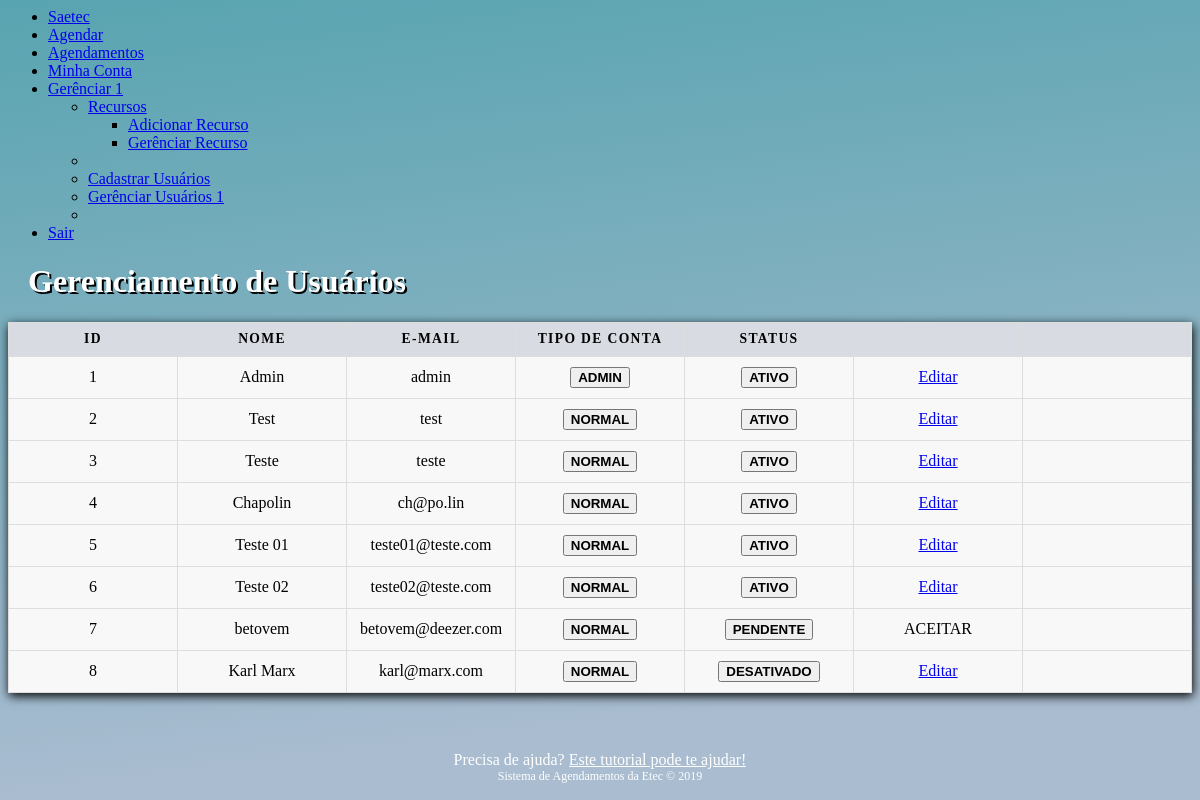
The page /home/admin/gerenciar.php (signed in) on the database as committed earlier.
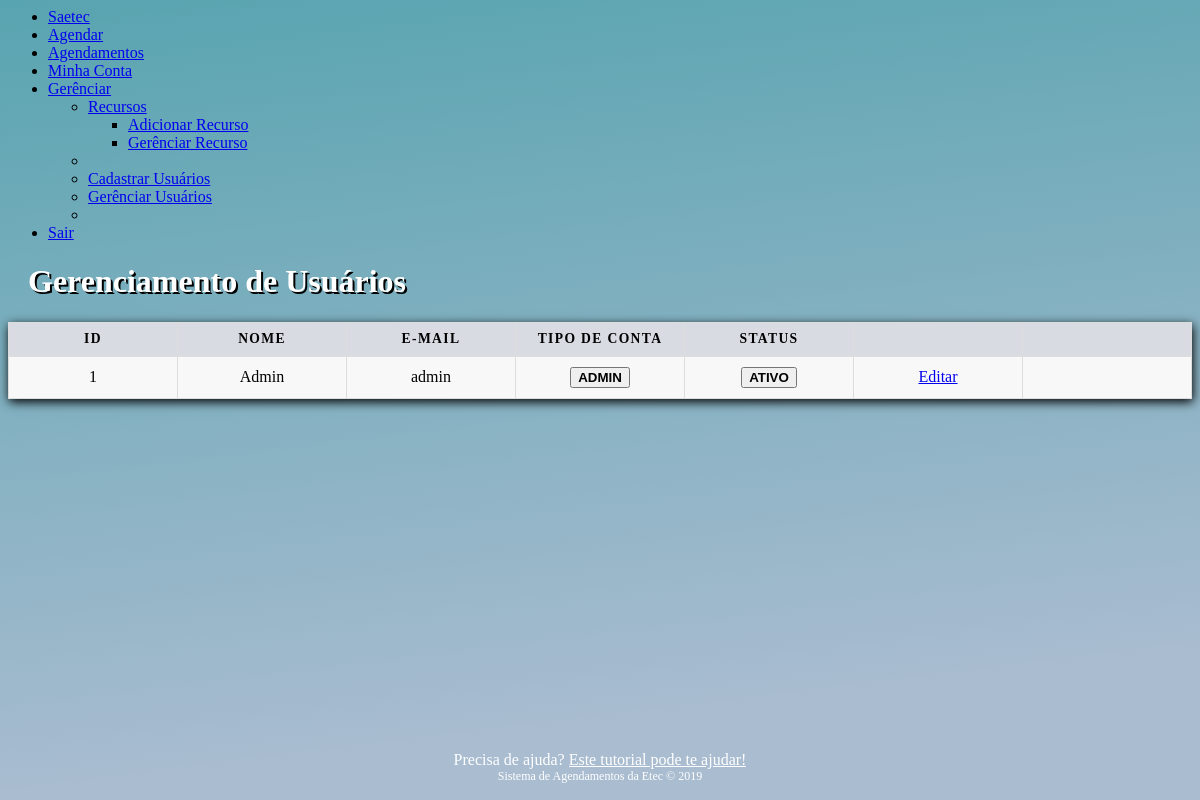
The same page on the database as committed later.
### tables this page shows
CREATE TABLE IF NOT EXISTS `usuarios`
(
 `id`                  int auto_increment,
 `nome`                varchar(50) NOT NULL ,
 `username`            varchar(255) NOT NULL ,
 `password`            varchar(255) NOT NULL ,
 `tipo`                varchar(45) NOT NULL ,
 `ativo`               tinyint(1) NOT NULL ,
 `pendente`			   tinyint(1) NOT NULL ,
 
PRIMARY KEY (`id`)
);

### home/admin/gerenciar.php (the view, shortened to what this page needs)
<html>
<head>
  <link rel="stylesheet" href="https://cdn.metroui.org.ua/v4/css/metro-all.min.css">
</head>
<body>
  <ul class="h-menu">
    <li><a href="../index.php"><span class="mif-home icon"></span> Saetec</a></li>
    <li><a href="../agendar_objeto.php"><span class="mif-calendar icon"></span> Agendar</a></li>
    <li><a href="../agendamentos.php"><span class="mif-insert-template icon"></span> Agendamentos</a></li>
    <li><a href="../minhaconta.php"><span class="mif-user icon"></span> Minha Conta</a></li>
    <?php
    require('../../includes/conn.php');
    $query_usuarios_pendentes = "SELECT * FROM `usuarios` where `pendente` = 1;";
    $result_usuarios_pendentes = mysqli_query($con, $query_usuarios_pendentes);
    $num_rows_usuarios_pendentes = mysqli_num_rows($result_usuarios_pendentes);
    if ($_SESSION["permissao"] == "1") {
      echo '
    <li>';
      if ($num_rows_usuarios_pendentes > 0) {
        echo '<a href="#" class="dropdown-toggle"><span class="mif-command icon"></span> Gerênciar <span class="badge inline bg-cyan fg-white">' . $num_rows_usuarios_pendentes . '</span></a>';
      } else {
        echo '<a href="#" class="dropdown-toggle"><span class="mif-command icon"></span> Gerênciar</a>';
      }
      echo '
    <ul class="d-menu" data-role="dropdown">
      <li>
        <a href="#" class="dropdown-toggle"><span class="mif-dashboard icon"></span> Recursos</a>
        <ul class="d-menu" data-role="dropdown">
          <li><a href="incluir_objeto.php"><span class="mif-add icon"></span> Adicionar Recurso</a></li>
          <li><a href="gerenciar_recursos.php"><span class="mif-developer_board icon"></span> Gerênciar Recurso</a></li>
        </ul>
      </li>
      <li class="divider"></li>
      <li><a href="cadastrar.php"><span class="mif-user-plus icon"></span> Cadastrar Usuários</a></li>';
      if ($num_rows_usuarios_pendentes > 0) {
        echo '<li><a href="gerenciar.php"><span class="mif-users icon"></span> Gerênciar Usuários <span class="badge inline bg-cyan fg-white">' . $num_rows_usuarios_pendentes . '</span></a></li>';
      } else {
        echo '<li><a href="gerenciar.php"><span class="mif-users icon"></span> Gerênciar Usuários</a></li>';
      }
      echo '
      <li class="divider"></li>
    </ul>
  </li>
';
    }
    ?>
    <li><a href="/home/sair.php"><span class="mif-exit icon"></span> Sair</a></li>
  </ul>
  <div class="container">
    <?php
    echo "<div style=\"color: #fff; text-shadow: 2px 2px #000;padding-left: 20px;\"><h1>Gerenciamento de Usuários</h1></div>";
    $query = "SELECT * FROM `usuarios`;";
    $result = mysqli_query($con, $query);
    echo "<table border='1' id='tableShadow'>
<tr style='background-color: #d8dbe2';>
<th>ID</th>
<th>Nome</th>
<th>E-Mail</th>
<th>Tipo de Conta</th>
<th>Status</th>
<th></th>
<th></th>
</tr>";
    while ($row = mysqli_fetch_array($result)) {
      if ($row['ativo'] == 1) {
        $status = "Ativado";
      } else {
        $status = "Desativado";
      }
      if ($row['tipo'] == 1) {
        $role = "Admin";
      } else {
        $role = "Normal";
      }
      echo "<tr>";
      echo "<td>" . $row['id'] . "</td>";
      echo "<td>" . $row['nome'] . "</td>";
      echo "<td>" . $row['username'] . "</td>";
      if ($role == "Admin") {
        echo "<td><button class=\"button yellow small rounded\"><b>ADMIN</b></button></td>";
      } else {
        echo "<td><button class=\"button small rounded\"><b>NORMAL</b></button></td>";
      }
      if ($row['pendente'] == 0) {
        if ($status == "Ativado") {
          echo "<td><button class=\"button small secondary rounded\"><b>ATIVO</b></button></td>";
        } else {
          echo "<td><button class=\"button alert small rounded\"><b>DESATIVADO</b></button></td>";
        }
      } else {
        echo "<td><button class=\"button primary small rounded\"><b>PENDENTE</b></button></td>";
      }
      if ($row['pendente'] == 0) {
        echo "<td><a class=\"button secondary outline\" href=\"gerenciar_usuario.php?uid=" . $row['id'] . "\"><span class=\"mif-insert-template\"></span>  Editar</a></td>";
      } else {
        echo "<td><a class=\"button success outline\" onclick=\"aceitarUsuario(" . $row['id'] . ");\">ACEITAR</span></a></td>";
      }
      echo "<td><a class=\"button alert cycle outline\" onclick=\"excluirUsuario(" . $row['id'] . ");\"><span class=\"mif-cross\"></span></a></td>";
      echo "</tr>";
    }
    echo "</table>";
    ?>
  </div>
  <?php
  if ($_SESSION["permissao"] == "1") {
    echo '<div class="footer">Precisa de ajuda? <a href="/tutorial/91f5167c34c400758115c2a6826ec2e3.pdf" target="_blank"><span style="color: white; text-decoration: underline;">Este tutorial pode te ajudar!</span></a> <br><span style="font-size: 12px;">Sistema de Agendamentos da Etec &copy 2019</span></div>';
  }
  ?>
</body>
</html>

Rows that differ between the two databases and show on the page:
removed usuarios: id "2", nome "Test", username "test", tipo "NORMAL", pendente "ATIVO"
removed usuarios: id "3", nome "Teste", username "teste", tipo "NORMAL", pendente "ATIVO"
removed usuarios: id "4", nome "Chapolin", username "ch@po.lin", tipo "NORMAL", pendente "ATIVO"
removed usuarios: id "5", nome "Teste 01", username "teste01@teste.com", tipo "NORMAL", pendente "ATIVO"
removed usuarios: id "6", nome "Teste 02", username "teste02@teste.com", tipo "NORMAL", pendente "ATIVO"
removed usuarios: id "7", nome "betovem", username "betovem@deezer.com", tipo "NORMAL", pendente "PENDENTE"
removed usuarios: id "8", nome "Karl Marx", username "karl@marx.com", tipo "NORMAL", pendente "DESATIVADO"
Other text that changed with them:
$num_rows_usuarios_pendentes: "1" → (not shown)
